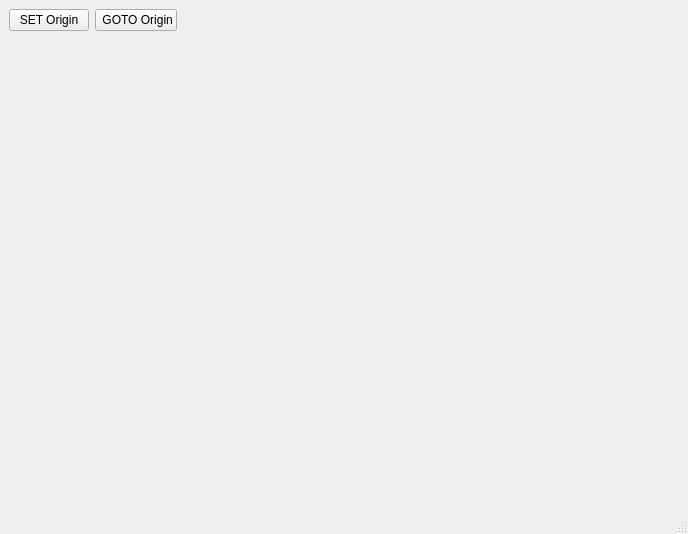
<?xml version="1.0" encoding="UTF-8"?>
<ui version="4.0">
 <class>MainWindow</class>
 <widget class="QMainWindow" name="MainWindow">
  <property name="geometry">
   <rect>
    <x>0</x>
    <y>0</y>
    <width>688</width>
    <height>534</height>
   </rect>
  </property>
  <property name="windowTitle">
   <string>MainWindow</string>
  </property>
  <widget class="QWidget" name="centralwidget">
   <layout class="QVBoxLayout" name="verticalLayout">
    <item>
     <layout class="QHBoxLayout" name="horizontalLayout">
      <item>
       <widget class="ActionButton" name="actionbutton_2">
        <property name="text">
         <string>SET Origin</string>
        </property>
        <property name="mdi_command_action" stdset="0">
         <bool>false</bool>
        </property>
        <property name="ini_mdi_command_action" stdset="0">
         <bool>true</bool>
        </property>
        <property name="joint_number" stdset="0">
         <number>0</number>
        </property>
        <property name="incr_imperial_number" stdset="0">
         <double>0.010000000000000</double>
        </property>
        <property name="incr_mm_number" stdset="0">
         <double>0.025000000000000</double>
        </property>
        <property name="incr_angular_number" stdset="0">
         <double>-1.000000000000000</double>
        </property>
        <property name="toggle_float_option" stdset="0">
         <bool>false</bool>
        </property>
        <property name="float_num" stdset="0">
         <double>100.000000000000000</double>
        </property>
        <property name="float_alt_num" stdset="0">
         <double>50.000000000000000</double>
        </property>
        <property name="view_type_string" stdset="0">
         <string>P</string>
        </property>
        <property name="command_text_string" stdset="0">
         <string>(MSG:,MDI command missing)</string>
        </property>
        <property name="ini_mdi_number" stdset="0">
         <number>0</number>
        </property>
       </widget>
      </item>
      <item>
       <widget class="ActionButton" name="actionbutton">
        <property name="text">
         <string> GOTO Origin</string>
        </property>
        <property name="mdi_command_action" stdset="0">
         <bool>false</bool>
        </property>
        <property name="ini_mdi_command_action" stdset="0">
         <bool>true</bool>
        </property>
        <property name="joint_number" stdset="0">
         <number>0</number>
        </property>
        <property name="incr_imperial_number" stdset="0">
         <double>0.010000000000000</double>
        </property>
        <property name="incr_mm_number" stdset="0">
         <double>0.025000000000000</double>
        </property>
        <property name="incr_angular_number" stdset="0">
         <double>-1.000000000000000</double>
        </property>
        <property name="toggle_float_option" stdset="0">
         <bool>false</bool>
        </property>
        <property name="float_num" stdset="0">
         <double>100.000000000000000</double>
        </property>
        <property name="float_alt_num" stdset="0">
         <double>50.000000000000000</double>
        </property>
        <property name="view_type_string" stdset="0">
         <string>P</string>
        </property>
        <property name="command_text_string" stdset="0">
         <string>(MSG,MDI command missing)</string>
        </property>
        <property name="ini_mdi_number" stdset="0">
         <number>1</number>
        </property>
       </widget>
      </item>
      <item>
       <widget class="DROLabel" name="dro_label_x">
        <property name="Qreference_type" stdset="0">
         <number>1</number>
        </property>
        <property name="metric_template" stdset="0">
         <string>X %10.3f</string>
        </property>
        <property name="imperial_template" stdset="0">
         <string>X %9.4f</string>
        </property>
       </widget>
      </item>
      <item>
       <widget class="DROLabel" name="dro_label_y">
        <property name="Qjoint_number" stdset="0">
         <number>1</number>
        </property>
        <property name="Qreference_type" stdset="0">
         <number>1</number>
        </property>
        <property name="metric_template" stdset="0">
         <string>Y %10.3f</string>
        </property>
        <property name="imperial_template" stdset="0">
         <string>Y %9.4f</string>
        </property>
       </widget>
      </item>
      <item>
       <widget class="DROLabel" name="dro_label_z">
        <property name="Qjoint_number" stdset="0">
         <number>2</number>
        </property>
        <property name="Qreference_type" stdset="0">
         <number>1</number>
        </property>
        <property name="metric_template" stdset="0">
         <string>Z %10.3f</string>
        </property>
        <property name="imperial_template" stdset="0">
         <string>Z %9.4f</string>
        </property>
       </widget>
      </item>
      <item>
       <spacer name="horizontalSpacer">
        <property name="orientation">
         <enum>Qt::Horizontal</enum>
        </property>
        <property name="sizeHint" stdset="0">
         <size>
          <width>40</width>
          <height>20</height>
         </size>
        </property>
       </spacer>
      </item>
     </layout>
    </item>
    <item>
     <widget class="CamView" name="camview">
      <property name="sizePolicy">
       <sizepolicy hsizetype="Preferred" vsizetype="Expanding">
        <horstretch>0</horstretch>
        <verstretch>0</verstretch>
       </sizepolicy>
      </property>
     </widget>
    </item>
   </layout>
  </widget>
  <widget class="QMenuBar" name="menubar">
   <property name="geometry">
    <rect>
     <x>0</x>
     <y>0</y>
     <width>688</width>
     <height>24</height>
    </rect>
   </property>
  </widget>
  <widget class="QStatusBar" name="statusbar"/>
 </widget>
 <customwidgets>
  <customwidget>
   <class>IndicatedPushButton</class>
   <extends>QPushButton</extends>
   <header>qtvcp.widgets.simple_widgets</header>
  </customwidget>
  <customwidget>
   <class>DROLabel</class>
   <extends>QLabel</extends>
   <header>qtvcp.widgets.dro_widget</header>
   <container>1</container>
  </customwidget>
  <customwidget>
   <class>ActionButton</class>
   <extends>IndicatedPushButton</extends>
   <header>qtvcp.widgets.action_button</header>
  </customwidget>
  <customwidget>
   <class>CamView</class>
   <extends>QWidget</extends>
   <header>qtvcp.widgets.camview_widget</header>
  </customwidget>
 </customwidgets>
 <resources/>
 <connections/>
</ui>
